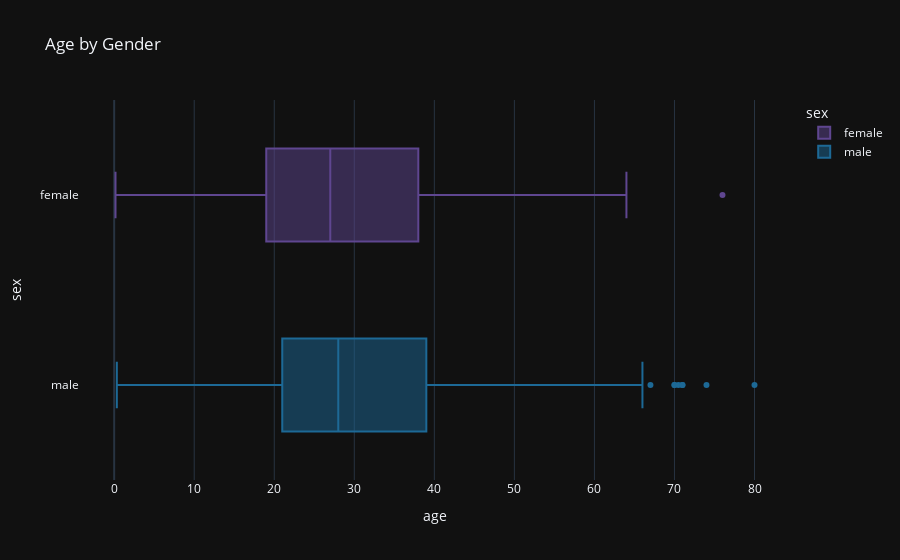

Notebook cell for this chart:
### Markdown cell above
### Box Plots
Anything you can plot in a Histogram you can also show with a statistical box plot to show distributions

### Code cell
px.box(df, title='Age by Gender', x='age', y='sex', color='sex')

### Figure 1 — Plotly figure (JSON) as saved in the notebook; plotly's stock layout.template omitted (floating-point values rounded to 4 significant figures; data arrays with more than 128 entries replaced by an {"elided": "..."} marker saying what was removed)
{"data": [{"alignmentgroup": "True", "hovertemplate": "sex=%{y}<br>age=%{x}<extra></extra>", "legendgroup": "female", "marker": {"color": "rgb(95, 70, 144)"}, "name": "female", "notched": false, "offsetgroup": "female", "orientation": "h", "showlegend": true, "type": "box", "x": {"elided": "464 float values"}, "x0": " ", "xaxis": "x", "y": {"elided": "464 str values"}, "y0": " ", "yaxis": "y"}, {"alignmentgroup": "True", "hovertemplate": "sex=%{y}<br>age=%{x}<extra></extra>", "legendgroup": "male", "marker": {"color": "rgb(29, 105, 150)"}, "name": "male", "notched": false, "offsetgroup": "male", "orientation": "h", "showlegend": true, "type": "box", "x": {"elided": "843 float values"}, "x0": " ", "xaxis": "x", "y": {"elided": "843 str values"}, "y0": " ", "yaxis": "y"}], "layout": {"boxmode": "overlay", "legend": {"title": {"text": "sex"}, "tracegroupgap": 0}, "title": {"text": "Age by Gender"}, "xaxis": {"anchor": "y", "domain": [0, 1], "title": {"text": "age"}}, "yaxis": {"anchor": "x", "categoryarray": ["male", "female"], "categoryorder": "array", "domain": [0, 1], "title": {"text": "sex"}}}}
